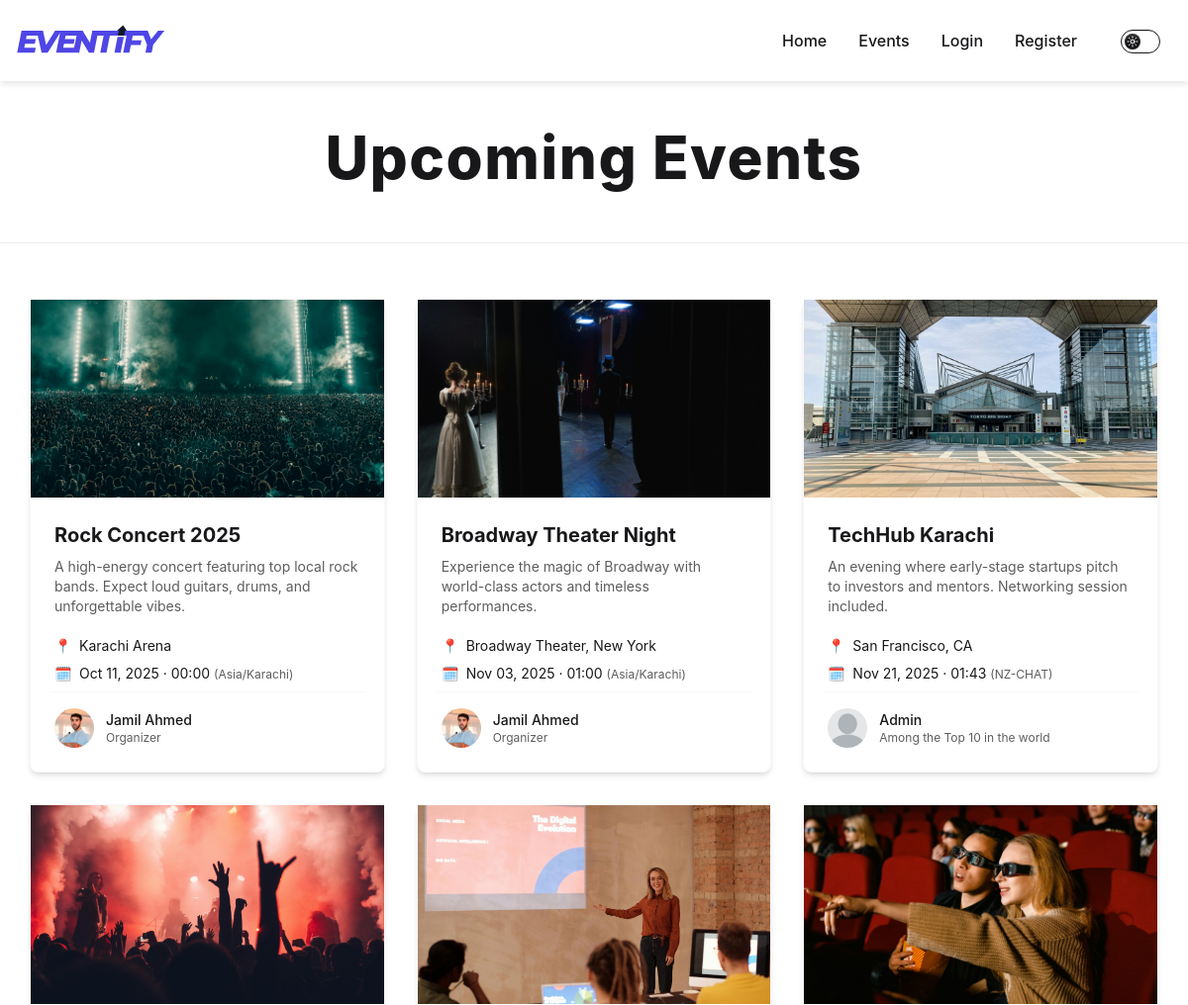
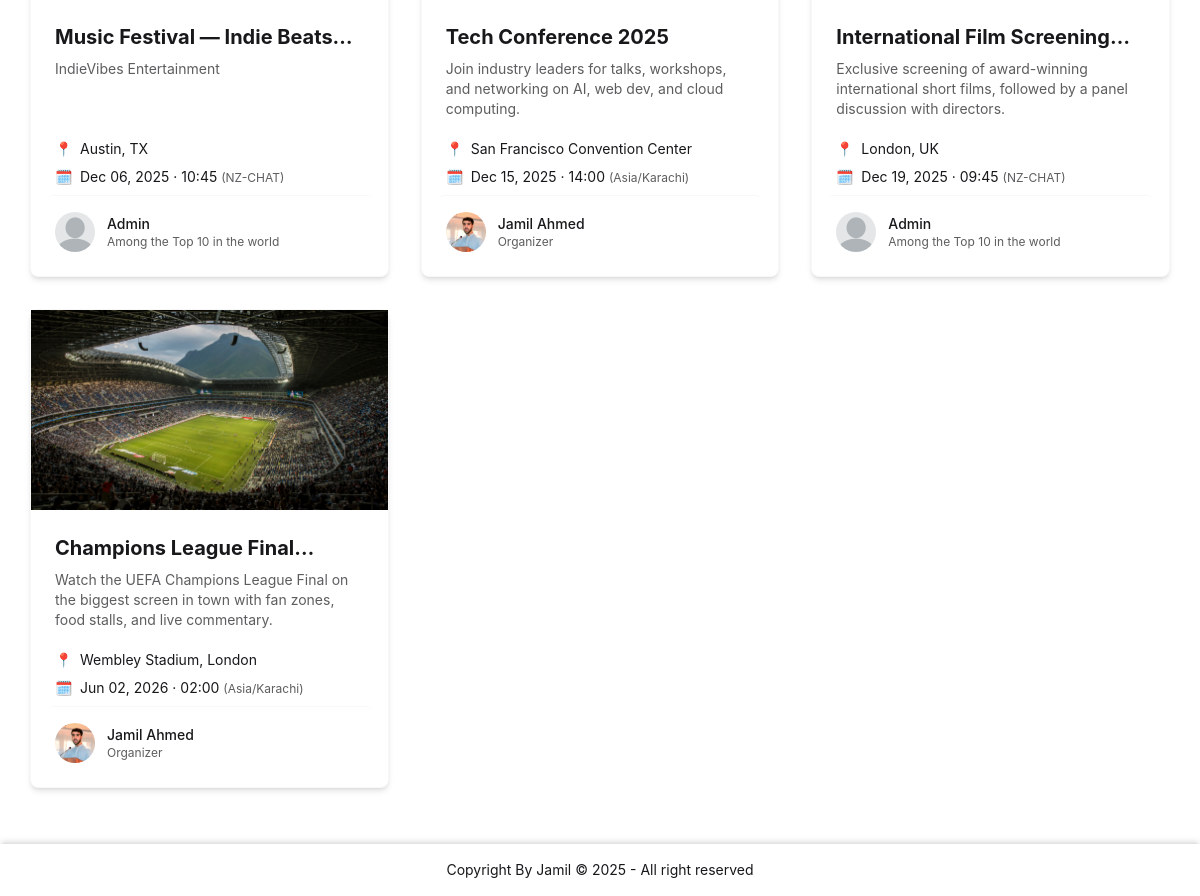
Screenshot of /events/ with the database file from the repository (2 pictures, top to bottom).
### events/models.py (models this page shows, shortened)
class Event(models.Model):
    id = models.UUIDField(
        primary_key=True,
        default=uuid.uuid4,
        editable=False
    )
    title = models.CharField(max_length=255)
    description = models.TextField(blank=True)
    start_time = models.DateTimeField(default=timezone.now)
    location = models.TextField()
    image = models.ImageField(upload_to='events/')
    organizer = models.ForeignKey(
        User, on_delete=models.CASCADE, related_name="events"
    )

### authentication/models.py (models this page shows, shortened)
class User(AbstractUser):
    ROLE_CHOICES = [
        ('admin', 'Admin'),
        ('organizer', 'Organizer'),
        ('attendee', 'Attendee'),
    ]
    id = models.UUIDField(
        primary_key=True,
        default=uuid.uuid4,
        editable=False
    )
    name = models.CharField(_("Full Name"), max_length=300, blank=False)
    email = models.EmailField(_("Email address"), unique=True)
    role = models.CharField(
        max_length=20, choices=ROLE_CHOICES, default='attendee'
    )
    tagline = models.CharField(_("Tagline"), max_length=150, blank=True)
    description = models.TextField(_("Description"), blank=True)
    following = models.ManyToManyField(
        'self',
        symmetrical=False,
        related_name='followers',
        blank=True
    )
    timezone = models.CharField(
        max_length=50,
        choices=[(tz, tz) for tz in pytz.all_timezones],
        default="UTC"
    )
    profile_pic = models.ImageField(
        upload_to='profiles/',
        blank=True,
        null=True
    )

### events/views/event_views.py (the view)
# urls.py: path('events/', include("events.urls"))
def events(request):
    mine_param = request.GET.get("mine") == "1"
    if (
        mine_param
        and request.user.is_authenticated
        and request.user.role in ['organizer', 'admin']
    ):
        event_list = Event.objects.filter(
            organizer=request.user).order_by('-pk')
    else:
        event_list = Event.objects.filter(
            organizer__role__in=['organizer', 'admin'],
            start_time__gte=timezone.now()
        ).order_by('start_time', 'pk')
        mine_param = False  # reset if not allowed
    paginator = Paginator(event_list, MAX_EVENTS_PER_PAGE)
    page_number = request.GET.get('page')
    events = paginator.get_page(page_number)
    return render(request, 'events/event_templates/events.html', {
        'events': events,
        'mine': mine_param,
    })

### templates/events/event_templates/events.html (shortened to what this page needs)
{% extends 'base.html' %}
{% load static thumbnail tz %}
{% block body %}
  <div class="mx-auto max-w-[1250px] w-[95%]">
    <h1 class="text-4xl md:text-5xl lg:text-6xl font-extrabold leading-tight mt-10 mb-12 text-center tracking-wide">
      {% if mine %}
        My Events
      {% else %}
        Upcoming Events
      {% endif %}
    </h1>
  </div>
  <hr class="my-6 border-base-300" />
  <div class="mx-auto max-w-[1250px] w-[95%] min-h-[70dvh] grid gap-8 sm:grid-cols-2 lg:grid-cols-3 my-14">
    {% for event in events %}
      <div class="card bg-base-100 shadow-md hover:shadow-xl transition duration-300 border border-base-200">
        {% if event.image %}
          <a href="{% url 'events:event_detail' event.pk %}">
            <figure class="aspect-[16/9] overflow-hidden">
              {% thumbnail event.image '400x226' crop='center' as thumb %}
              <img src="{{ thumb.url }}" alt="{{ event.title }}" class="w-full h-full object-cover hover:scale-105 transition duration-500" />
              {% endthumbnail %}
            </figure>
          </a>
        {% endif %}
        <div class="card-body flex flex-col">
          <a href="{% url 'events:event_detail' event.pk %}"><h2 class="card-title text-xl font-bold line-clamp-1">{{ event.title }}</h2></a>
          <p class="text-sm text-base-content/70 line-clamp-3">{{ event.description }}</p>
          <div class="mt-3 text-sm space-y-2">
            <p class="flex flex-wrap items-center gap-2">
              <span class="font-medium">📍</span>
              <span class="break-words">{{ event.location }}</span>
            </p>
            <div class="flex flex-col space-y-1">
              <p class="flex items-center gap-2">
                <span class="font-medium">🗓</span>
                <span>
                  {% timezone event.organizer.timezone %}
                  {{ event.start_time|date:'M d, Y · H:i' }}
                  {% endtimezone %}
                  <span class="text-xs text-base-content/70">({{ event.organizer.timezone }})</span>
                </span>
              </p>
            </div>
          </div>
          <a href="{% url 'authentication:profile' event.organizer.username %}" class="flex items-center gap-3 mt-auto pt-4 border-t border-base-200 hover:bg-base-200/40 transition rounded-md p-2 -m-2">
            <div class="avatar">
              <div class="w-10 h-10 rounded-full">
                {% if event.organizer.profile_pic %}
                  {% thumbnail event.organizer.profile_pic '40x40' crop='center' as thumb %}
                  <img src="{{ thumb.url }}" alt="{{ event.organizer.name }}" />
                  {% endthumbnail %}
                {% else %}
                  <img src="{% static 'images/default-profile.webp' %}" alt="Default profile" />
                {% endif %}
              </div>
            </div>
            <div>
              {% if event.organizer == request.user %}
                <p class="text-sm font-bold text-primary flex items-center gap-2">
                  <span class="badge badge-sm badge-primary">Your Event</span>
                  {{ event.organizer.name }}
                </p>
              {% else %}
                <p class="text-sm font-medium text-base-content">{{ event.organizer.name }}</p>
              {% endif %}
              <p class="text-xs text-base-content/70">{{ event.organizer.tagline|default:'Organizer' }}</p>
            </div>
          </a>
        </div>
      </div>
    {% empty %}
      <p class="col-span-full text-center text-base-content/60 text-lg">No events available at the moment.</p>
    {% endfor %}
  </div>
{% endblock %}

### rows the page displays
Event: shows a picture, title "Rock Concert 2025", description "A high-energy concert featuring top local rock bands. Expect loud guitars, drums, and unforgettable vibes.", location "Karachi Arena", start_time "Oct 11, 2025 · 00:00", organizer.timezone "Asia/Karachi", organizer.name "Jamil Ahmed", organizer.tagline "Organizer"
Event: shows a picture, title "Broadway Theater Night", description "Experience the magic of Broadway with world-class actors and timeless performances.", location "Broadway Theater, New York", start_time "Nov 03, 2025 · 01:00", organizer.timezone "Asia/Karachi", organizer.name "Jamil Ahmed", organizer.tagline "Organizer"
Event: shows a picture, title "TechHub Karachi", description "An evening where early-stage startups pitch to investors and mentors. Networking session included.", location "San Francisco, CA", start_time "Nov 21, 2025 · 01:43", organizer.timezone "NZ-CHAT", organizer.name "Admin", organizer.tagline "Among the Top 10 in the world"
Event: shows a picture, title "Music Festival — Indie…", description "IndieVibes Entertainment", location "Austin, TX", start_time "Dec 06, 2025 · 10:45", organizer.timezone "NZ-CHAT", organizer.name "Admin", organizer.tagline "Among the Top 10 in the world"
Event: shows a picture, title "Tech Conference 2025", description "Join industry leaders for talks, workshops, and networking on AI, web dev, and cloud computing.", location "San Francisco Convention Center", start_time "Dec 15, 2025 · 14:00", organizer.timezone "Asia/Karachi", organizer.name "Jamil Ahmed", organizer.tagline "Organizer"
Event: shows a picture, title "International Film…", description "Exclusive screening of award-winning international short films, followed by a panel discussion with directors.", location "London, UK", start_time "Dec 19, 2025 · 09:45", organizer.timezone "NZ-CHAT", organizer.name "Admin", organizer.tagline "Among the Top 10 in the world"
Event: shows a picture, title "Champions League…", description "Watch the UEFA Champions League Final on the biggest screen in town with fan zones, food stalls, and live commentary.", location "Wembley Stadium, London", start_time "Jun 02, 2026 · 02:00", organizer.timezone "Asia/Karachi", organizer.name "Jamil Ahmed", organizer.tagline "Organizer"
